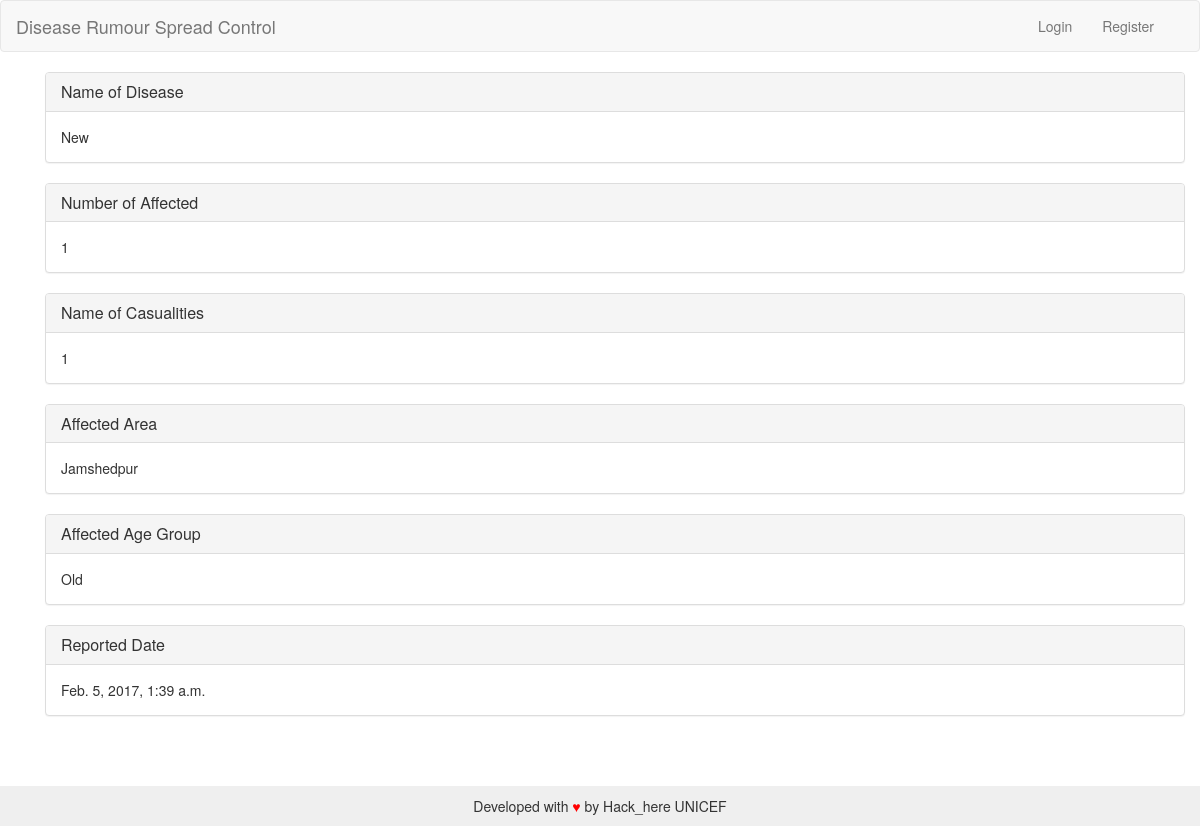
The app's page /rumour/12/ with its own data.
### healt/models.py (models this page shows)
class Query(models.Model):
    posted_by = models.ForeignKey(UserProfile,on_delete=models.CASCADE,blank=True, null=True)
    verified_by = models.ForeignKey(HealthOfficer,on_delete=models.CASCADE,blank=True, null=True)
    name = models.CharField(max_length=50)
    number_of_affected = models.IntegerField()
    affected_city = models.CharField(max_length=20)   # can be others
    number_of_casualties = models.IntegerField()
    status = models.CharField(max_length=20, choices=state)
    affected_age_group = models.CharField(max_length=20, choices=AGE_GROUP)
    posted_date = models.DateTimeField(auto_now_add=True)
    verified_date = models.DateTimeField(blank=True, null=True)
    precaution = models.TextField(blank=True, null=True)
    def __str__(self):
        return self.name

### healt/views.py (the view, shortened to what this page needs)
# urls.py: url(r'^rumour/(?P<id>[\w.@+-]+)/',rumour),
def rumour(request,id):
        print (id)
        rum = Query.objects.get(id=id)
        return render(request,"rumour.html",{
            'rumour':rum
        })

### templates/rumour.html (shortened to what this page needs)
{% extends "base.html" %}
{% block content %}
    <div class="container">
            <div class="panel panel-default">
            <div class="panel-heading">
                <h3 class="panel-title">Name of Disease</h3>
            </div>
            <div class="panel-body">
                {{ rumour }}
            </div>
            </div>
            <div class="panel panel-default">
            <div class="panel-heading">
                <h3 class="panel-title">Number of Affected</h3>
            </div>
            <div class="panel-body">
                {{ rumour.number_of_affected }}
            </div>
            </div>
            <div class="panel panel-default">
            <div class="panel-heading">
                <h3 class="panel-title">Name of Casualities</h3>
            </div>
            <div class="panel-body">
                {{ rumour.number_of_casualties }}
            </div>
            </div>
            <div class="panel panel-default">
            <div class="panel-heading">
                <h3 class="panel-title">Affected Area</h3>
            </div>
            <div class="panel-body">
                {{ rumour.affected_city }}
            </div>
            </div>
            <div class="panel panel-default">
            <div class="panel-heading">
                <h3 class="panel-title">Affected Age Group</h3>
            </div>
            <div class="panel-body">
                {{ rumour.affected_age_group }}
            </div>
            </div>
            <div class="panel panel-default">
            <div class="panel-heading">
                <h3 class="panel-title">Reported Date</h3>
            </div>
            <div class="panel-body">
                {{ rumour.posted_date}}
            </div>
            </div>
            <div class="head">
            {% if rumour.status == 'Confirmed' %}
                <div class="highAlert col-md-4 col-md-offset-4">
                    <strong> Confirmed </strong>
                    </div>
                    <div>
                    {% if rumour.precaution %}
                        <div class="row"> Notified</div>
                        {% else %}
                <a class="btn btn-primary row"  href="/notify/precaution/{{rumour.id}}">Notify Everyone</a>
                    {% endif %}
                     </div>
                {% else %}
                <div class="greenAlert col-md-4 col-md-offset-4"><strong> False Rumour </strong> </div>
                {% endif %}
                </div>
        </div>
{% endblock %}

### our_static/app/css/style.css (style rules this page uses)
body { background-color: lightcyan; }
.greenAlert { color: white; animation-name: greenblink; animation-duration: 0.4s; animation-iteration-count: infinite; }

### records on screen
Query: name "New", number_of_affected "1", number_of_casualties "1", affected_city "Jamshedpur", affected_age_group "Old", posted_date "Feb. 5, 2017, 1:39 a.m."
